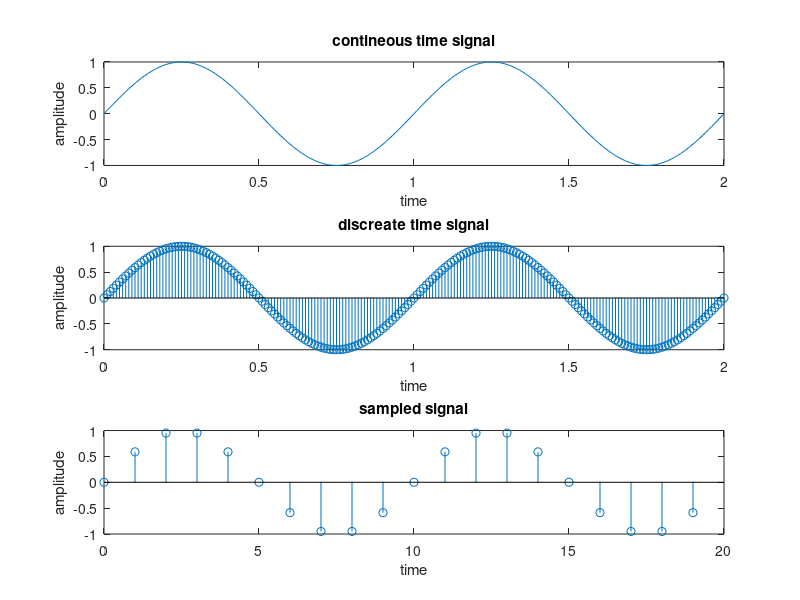

MATLAB code for this plot:
 %Arjit Lodhi
%2022BTECE002
%Write MATLAB code for plotting Continuous-Time Signals, Discreate-Time Signals and Sampled-Signal.

clc;
clear all;
f=1;
t=0:0.01:2;
signal=sin(2*pi*t);

%plotting of contineous signal
subplot(3,1,1);
plot(t,signal);
title('contineous time signal');
xlabel('time');
ylabel('amplitude');

%plotting of discreate time signal
subplot(3,1,2);
stem(t,signal);
title('discreate time signal');
xlabel('time');
ylabel('amplitude');

%ploltting a sampled signal
%sampled frequency(fs)
fs=10;
n=0:(2*fs)-1;
xs=sin(2*pi*n*f/fs);
subplot(3,1,3);
stem(n,xs);
title('sampled signal');
xlabel('time');
ylabel('amplitude');

